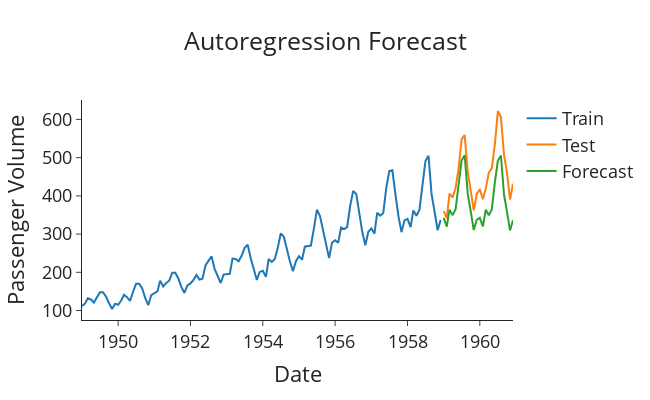

The code cell stored with this chart in its notebook:
### Code cell
# Import packages
from statsmodels.tsa.ar_model import AutoReg, ar_select_order

df.index = pd.to_datetime(df.index)
# Set the frequency explicitly to monthly start ('MS')
df = df.asfreq('MS')


# Apply appropriate differencing for multiplicative data
# First seasonal differencing to remove seasonality, then regular differencing for trend
df['diff_seasonal'] = df['BoxCox_#Passengers'].diff(12)
df['diff_seasonal_regular'] = df['diff_seasonal'].diff()

# Split into train and test sets
train = df.iloc[:-24]
test = df.iloc[-24:]

# Find best AR order using the properly differenced series
selector = ar_select_order(train['diff_seasonal_regular'].dropna(), maxlag=12)
print(f"Selected AR lags: {selector.ar_lags}")

# Build AR model with consistent differencing approach
model = AutoReg(
    train['diff_seasonal_regular'].dropna(), 
    lags=selector.ar_lags
).fit()

# Get forecasts in the differenced domain
diff_forecasts = list(model.forecast(steps=len(test)))

# Convert forecasts back to original domain
# First, undo the regular differencing
seasonal_diff_forecasts = []
last_seasonal_diff = train['diff_seasonal'].iloc[-1]
for i, diff_forecast in enumerate(diff_forecasts):
    if i == 0:
        seasonal_forecast = diff_forecast + last_seasonal_diff
    else:
        seasonal_forecast = diff_forecast + seasonal_diff_forecasts[i-1]
    seasonal_diff_forecasts.append(seasonal_forecast)

# Then, undo the seasonal differencing
boxcox_forecasts = []
for i, seasonal_diff_forecast in enumerate(seasonal_diff_forecasts):
    if i < 12:  # Use actual values from train for the first 12 months
        idx = len(train) - 12 + i
        boxcox_forecast = seasonal_diff_forecast + train['BoxCox_#Passengers'].iloc[idx]
    else:  # Use forecasted values for subsequent months
        boxcox_forecast = seasonal_diff_forecast + boxcox_forecasts[i-12]
    boxcox_forecasts.append(boxcox_forecast)

# Finally, invert the Box-Cox transformation
forecasts = inv_boxcox(boxcox_forecasts, lambda0)

# Plot the forecasts
def plot_forecasts(forecasts, title):
    fig = go.Figure()
    fig.add_trace(go.Scatter(x=train.index, y=train['#Passengers'], name='Train'))
    fig.add_trace(go.Scatter(x=test.index, y=test['#Passengers'], name='Test'))
    fig.add_trace(go.Scatter(x=test.index, y=forecasts, name='Forecast'))
    fig.update_layout(template="simple_white", font=dict(size=18), title_text=title,
                      width=650, title_x=0.5, height=400, xaxis_title='Date',
                      yaxis_title='Passenger Volume')
    return fig.show()

plot_forecasts(forecasts, 'Autoregression Forecast')

mean_abs_err=(np.abs(forecasts-test['#Passengers'])/test['#Passengers']).mean()
print(f'Mean absolute error: {mean_abs_err}')

### Figure 1 — Plotly figure (JSON) as saved in the notebook; plotly's stock layout.template omitted (floating-point values rounded to 4 significant figures)
{"data": [{"name": "Train", "type": "scatter", "x": ["1949-01-01T00:00:00", "1949-02-01T00:00:00", "1949-03-01T00:00:00", "1949-04-01T00:00:00", "1949-05-01T00:00:00", "1949-06-01T00:00:00", "1949-07-01T00:00:00", "1949-08-01T00:00:00", "1949-09-01T00:00:00", "1949-10-01T00:00:00", "1949-11-01T00:00:00", "1949-12-01T00:00:00", "1950-01-01T00:00:00", "1950-02-01T00:00:00", "1950-03-01T00:00:00", "1950-04-01T00:00:00", "1950-05-01T00:00:00", "1950-06-01T00:00:00", "1950-07-01T00:00:00", "1950-08-01T00:00:00", "1950-09-01T00:00:00", "1950-10-01T00:00:00", "1950-11-01T00:00:00", "1950-12-01T00:00:00", "1951-01-01T00:00:00", "1951-02-01T00:00:00", "1951-03-01T00:00:00", "1951-04-01T00:00:00", "1951-05-01T00:00:00", "1951-06-01T00:00:00", "1951-07-01T00:00:00", "1951-08-01T00:00:00", "1951-09-01T00:00:00", "1951-10-01T00:00:00", "1951-11-01T00:00:00", "1951-12-01T00:00:00", "1952-01-01T00:00:00", "1952-02-01T00:00:00", "1952-03-01T00:00:00", "1952-04-01T00:00:00", "1952-05-01T00:00:00", "1952-06-01T00:00:00", "1952-07-01T00:00:00", "1952-08-01T00:00:00", "1952-09-01T00:00:00", "1952-10-01T00:00:00", "1952-11-01T00:00:00", "1952-12-01T00:00:00", "1953-01-01T00:00:00", "1953-02-01T00:00:00", "1953-03-01T00:00:00", "1953-04-01T00:00:00", "1953-05-01T00:00:00", "1953-06-01T00:00:00", "1953-07-01T00:00:00", "1953-08-01T00:00:00", "1953-09-01T00:00:00", "1953-10-01T00:00:00", "1953-11-01T00:00:00", "1953-12-01T00:00:00", "1954-01-01T00:00:00", "1954-02-01T00:00:00", "1954-03-01T00:00:00", "1954-04-01T00:00:00", "1954-05-01T00:00:00", "1954-06-01T00:00:00", "1954-07-01T00:00:00", "1954-08-01T00:00:00", "1954-09-01T00:00:00", "1954-10-01T00:00:00", "1954-11-01T00:00:00", "1954-12-01T00:00:00", "1955-01-01T00:00:00", "1955-02-01T00:00:00", "1955-03-01T00:00:00", "1955-04-01T00:00:00", "1955-05-01T00:00:00", "1955-06-01T00:00:00", "1955-07-01T00:00:00", "1955-08-01T00:00:00", "1955-09-01T00:00:00", "1955-10-01T00:00:00", "1955-11-01T00:00:00", "1955-12-01T00:00:00", "1956-01-01T00:00:00", "1956-02-01T00:00:00", "1956-03-01T00:00:00", "1956-04-01T00:00:00", "1956-05-01T00:00:00", "1956-06-01T00:00:00", "1956-07-01T00:00:00", "1956-08-01T00:00:00", "1956-09-01T00:00:00", "1956-10-01T00:00:00", "1956-11-01T00:00:00", "1956-12-01T00:00:00", "1957-01-01T00:00:00", "1957-02-01T00:00:00", "1957-03-01T00:00:00", "1957-04-01T00:00:00", "1957-05-01T00:00:00", "1957-06-01T00:00:00", "1957-07-01T00:00:00", "1957-08-01T00:00:00", "1957-09-01T00:00:00", "1957-10-01T00:00:00", "1957-11-01T00:00:00", "1957-12-01T00:00:00", "1958-01-01T00:00:00", "1958-02-01T00:00:00", "1958-03-01T00:00:00", "1958-04-01T00:00:00", "1958-05-01T00:00:00", "1958-06-01T00:00:00", "1958-07-01T00:00:00", "1958-08-01T00:00:00", "1958-09-01T00:00:00", "1958-10-01T00:00:00", "1958-11-01T00:00:00", "1958-12-01T00:00:00"], "y": [112, 118, 132, 129, 121, 135, 148, 148, 136, 119, 104, 118, 115, 126, 141, 135, 125, 149, 170, 170, 158, 133, 114, 140, 145, 150, 178, 163, 172, 178, 199, 199, 184, 162, 146, 166, 171, 180, 193, 181, 183, 218, 230, 242, 209, 191, 172, 194, 196, 196, 236, 235, 229, 243, 264, 272, 237, 211, 180, 201, 204, 188, 235, 227, 234, 264, 302, 293, 259, 229, 203, 229, 242, 233, 267, 269, 270, 315, 364, 347, 312, 274, 237, 278, 284, 277, 317, 313, 318, 374, 413, 405, 355, 306, 271, 306, 315, 301, 356, 348, 355, 422, 465, 467, 404, 347, 305, 336, 340, 318, 362, 348, 363, 435, 491, 505, 404, 359, 310, 337]}, {"name": "Test", "type": "scatter", "x": ["1959-01-01T00:00:00", "1959-02-01T00:00:00", "1959-03-01T00:00:00", "1959-04-01T00:00:00", "1959-05-01T00:00:00", "1959-06-01T00:00:00", "1959-07-01T00:00:00", "1959-08-01T00:00:00", "1959-09-01T00:00:00", "1959-10-01T00:00:00", "1959-11-01T00:00:00", "1959-12-01T00:00:00", "1960-01-01T00:00:00", "1960-02-01T00:00:00", "1960-03-01T00:00:00", "1960-04-01T00:00:00", "1960-05-01T00:00:00", "1960-06-01T00:00:00", "1960-07-01T00:00:00", "1960-08-01T00:00:00", "1960-09-01T00:00:00", "1960-10-01T00:00:00", "1960-11-01T00:00:00", "1960-12-01T00:00:00"], "y": [360, 342, 406, 396, 420, 472, 548, 559, 463, 407, 362, 405, 417, 391, 419, 461, 472, 535, 622, 606, 508, 461, 390, 432]}, {"name": "Forecast", "type": "scatter", "x": ["1959-01-01T00:00:00", "1959-02-01T00:00:00", "1959-03-01T00:00:00", "1959-04-01T00:00:00", "1959-05-01T00:00:00", "1959-06-01T00:00:00", "1959-07-01T00:00:00", "1959-08-01T00:00:00", "1959-09-01T00:00:00", "1959-10-01T00:00:00", "1959-11-01T00:00:00", "1959-12-01T00:00:00", "1960-01-01T00:00:00", "1960-02-01T00:00:00", "1960-03-01T00:00:00", "1960-04-01T00:00:00", "1960-05-01T00:00:00", "1960-06-01T00:00:00", "1960-07-01T00:00:00", "1960-08-01T00:00:00", "1960-09-01T00:00:00", "1960-10-01T00:00:00", "1960-11-01T00:00:00", "1960-12-01T00:00:00"], "y": [342.3, 319.6, 363.8, 349.5, 364.5, 436.6, 492.5, 506.4, 405.0, 359.8, 310.5, 337.5, 342.6, 319.8, 363.8, 349.5, 364.2, 436.1, 491.9, 505.5, 404.1, 358.8, 309.6, 336.3]}], "layout": {"font": {"size": 18}, "height": 400, "title": {"text": "Autoregression Forecast", "x": 0.5}, "width": 650, "xaxis": {"title": {"text": "Date"}}, "yaxis": {"title": {"text": "Passenger Volume"}}}}
